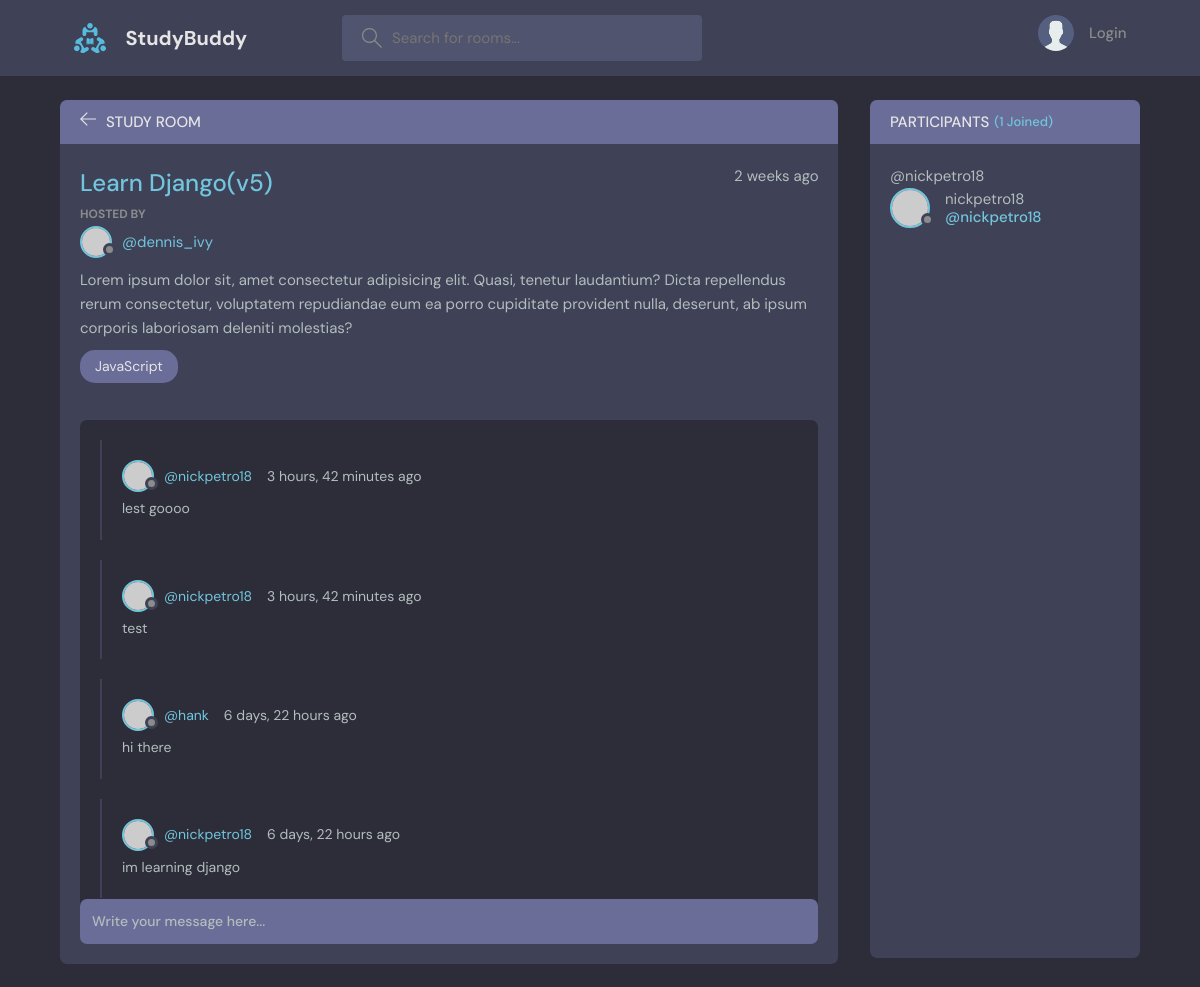
The page /room/1/ on the database its author committed.
### base/models.py (models this page shows, shortened)
class Room(models.Model):
    host = models.ForeignKey(User, on_delete=models.SET_NULL, null=True)
    topic = models.ForeignKey(Topic, on_delete=models.CASCADE, null=True)
    name = models.CharField(max_length=20)
    desc = models.TextField(null=True, blank=True)
    participants = models.ManyToManyField(User, related_name='participants', blank=True)
    last_update = models.DateTimeField(auto_now=True)
    date_created = models.DateTimeField(auto_now_add=True)

class Message(models.Model):
    user = models.ForeignKey(User, on_delete=models.CASCADE)
    room = models.ForeignKey(Room, on_delete=models.CASCADE)
    msg = models.TextField()
    updated = models.DateTimeField(auto_now=True)
    created = models.DateTimeField(auto_now_add=True)
    class Meta:
        ordering = ['-updated', '-created']

### base/views.py (the view)
# urls.py: path('room/<int:pk>/', views.room, name='room'),
def room(request, pk) -> HttpResponse:
    room = Room.objects.get(id=pk)
    msgs = room.message_set.all().order_by('-created')
    participants = room.participants.all()
    if request.method == 'POST':
        print("hit post")
        form = Message.objects.create(msg=request.POST.get('msg'), user=request.user, room=room)
        form.save()
        room.participants.add(request.user)
        return redirect(f"/room/{pk}")
    context = {'room': room, "msgs": msgs, "participants": participants}
    return render(request, "room.html", context=context)

### templates/room.html (shortened to what this page needs)
{% extends 'main.html' %}
{% block content %}
<main class="profile-page layout layout--2">
  <div class="container">
    <div class="room">
      <div class="room__top">
        <div class="room__topLeft">
          <a href="{% url 'home' %}">
            <svg version="1.1" xmlns="http://www.w3.org/2000/svg" width="32" height="32" viewBox="0 0 32 32">
              <title>arrow-left</title>
              <path
                d="M13.723 2.286l-13.723 13.714 13.719 13.714 1.616-1.611-10.96-10.96h27.625v-2.286h-27.625l10.965-10.965-1.616-1.607z"
              ></path>
            </svg>
          </a>
          <h3>Study Room</h3>
        </div>
      </div>
      <div class="room__box scroll">
        <div class="room__header scroll">
          <div class="room__info">
            <h3>{{room.name}}</h3>
            <span>{{room.date_created|timesince}} ago</span>
          </div>
          <div class="room__hosted">
            <p>Hosted By</p>
            <a href="#" class="room__author">
              <div class="avatar avatar--small">
                <img src="https://randomuser.me/api/portraits/men/37.jpg" />
              </div>
              <span>@dennis_ivy</span>
            </a>
          </div>
          <div class="room__details">
            Lorem ipsum dolor sit, amet consectetur adipisicing elit. Quasi, tenetur laudantium? Dicta repellendus
            rerum consectetur, voluptatem repudiandae eum ea porro cupiditate provident nulla, deserunt, ab ipsum
            corporis laboriosam deleniti molestias?
          </div>
          <span class="room__topics">JavaScript</span>
        </div>
        <div class="room__conversation">
          <div class="threads scroll">
            {% for msg in msgs %}
            <div class="thread">
              <div class="thread__top">
                <div class="thread__author">
                  <a href="#" class="thread__authorInfo">
                    <div class="avatar avatar--small">
                      <img src="https://randomuser.me/api/portraits/men/37.jpg" />
                    </div>
                    <span>@{{msg.user}}</span>
                  </a>
                  <span class="thread__date">{{msg.created|timesince}} ago</span>
                </div>
              </div>
              <div class="thread__details">
                {{msg.msg}}
              </div>
            </div>
            {% endfor %}
          </div>
        </div>
      </div>
      <div class="room__message">
        <form method="POST" action="">{% csrf_token %}<input name="msg" placeholder="Write your message here..." /></form>
      </div>
    </div>
    <div class="participants">
      <h3 class="participants__top">Participants <span>({{participants.count}} Joined)</span></h3>
      <div class="participants__list scroll">
        {% for p in participants %}
            <p>  @{{p.username}}</p>
        <a href="{% url 'user-profile' p.id %}" class="participant">
          <div class="avatar avatar--medium">
            <img src="https://randomuser.me/api/portraits/men/37.jpg" />
          </div>
          <p>
            {{p.username}}
            <span>@{{p.username}}</span>
          </p>
        </a>
        {% endfor %}
      </div>
    </div>
  </div>
</main>
{% endblock content %}

### rows shown on the page
Room: name "Learn Django(v5)", date_created "2 weeks"
Message: user "nickpetro18", created "3 hours, 42 minutes", msg "lest goooo"
Message: user "nickpetro18", created "3 hours, 42 minutes", msg "test"
Message: user "hank", created "6 days, 22 hours", msg "hi there"
Message: user "nickpetro18", created "6 days, 22 hours", msg "im learning django"

### other values the page prints
{{ participants.count }} "1"
{{ p.username }} "nickpetro18"
